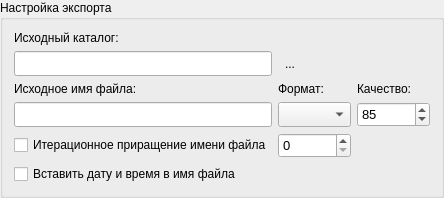
         <widget class="QGroupBox" name="gbSettingsExport">
          <property name="sizePolicy">
           <sizepolicy hsizetype="Minimum" vsizetype="Fixed">
            <horstretch>0</horstretch>
            <verstretch>0</verstretch>
           </sizepolicy>
          </property>
          <property name="minimumSize">
           <size>
            <width>411</width>
            <height>166</height>
           </size>
          </property>
          <property name="palette">
           <palette>
            <active>
             <colorrole role="WindowText">
              <brush brushstyle="SolidPattern">
               <color alpha="255">
                <red>170</red>
                <green>0</green>
                <blue>0</blue>
               </color>
              </brush>
             </colorrole>
             <colorrole role="ButtonText">
              <brush brushstyle="SolidPattern">
               <color alpha="255">
                <red>170</red>
                <green>0</green>
                <blue>0</blue>
               </color>
              </brush>
             </colorrole>
            </active>
            <inactive>
             <colorrole role="WindowText">
              <brush brushstyle="SolidPattern">
               <color alpha="255">
                <red>0</red>
                <green>0</green>
                <blue>0</blue>
               </color>
              </brush>
             </colorrole>
             <colorrole role="ButtonText">
              <brush brushstyle="SolidPattern">
               <color alpha="255">
                <red>0</red>
                <green>0</green>
                <blue>0</blue>
               </color>
              </brush>
             </colorrole>
            </inactive>
            <disabled>
             <colorrole role="WindowText">
              <brush brushstyle="SolidPattern">
               <color alpha="255">
                <red>127</red>
                <green>127</green>
                <blue>127</blue>
               </color>
              </brush>
             </colorrole>
             <colorrole role="ButtonText">
              <brush brushstyle="SolidPattern">
               <color alpha="255">
                <red>127</red>
                <green>127</green>
                <blue>127</blue>
               </color>
              </brush>
             </colorrole>
            </disabled>
           </palette>
          </property>
          <property name="title">
           <string>Настройка экспорта</string>
          </property>
          <property name="alignment">
           <set>Qt::AlignLeading|Qt::AlignLeft|Qt::AlignTop</set>
          </property>
          <property name="flat">
           <bool>true</bool>
          </property>
          <property name="checkable">
           <bool>false</bool>
          </property>
          <property name="checked">
           <bool>false</bool>
          </property>
          <layout class="QGridLayout" name="gridLayout_2">
           <item row="0" column="0">
            <widget class="QLabel" name="lDirectory">
             <property name="sizePolicy">
              <sizepolicy hsizetype="Fixed" vsizetype="Fixed">
               <horstretch>0</horstretch>
               <verstretch>0</verstretch>
              </sizepolicy>
             </property>
             <property name="text">
              <string>Исходный каталог:</string>
             </property>
             <property name="buddy">
              <cstring>leDirectory</cstring>
             </property>
            </widget>
           </item>
           <item row="1" column="0">
            <widget class="QLineEdit" name="leDirectory">
             <property name="minimumSize">
              <size>
               <width>0</width>
               <height>25</height>
              </size>
             </property>
             <property name="palette">
              <palette>
               <active>
                <colorrole role="Text">
                 <brush brushstyle="SolidPattern">
                  <color alpha="255">
                   <red>20</red>
                   <green>20</green>
                   <blue>20</blue>
                  </color>
                 </brush>
                </colorrole>
               </active>
               <inactive>
                <colorrole role="Text">
                 <brush brushstyle="SolidPattern">
                  <color alpha="255">
                   <red>0</red>
                   <green>0</green>
                   <blue>0</blue>
                  </color>
                 </brush>
                </colorrole>
               </inactive>
               <disabled>
                <colorrole role="Text">
                 <brush brushstyle="SolidPattern">
                  <color alpha="255">
                   <red>127</red>
                   <green>127</green>
                   <blue>127</blue>
                  </color>
                 </brush>
                </colorrole>
               </disabled>
              </palette>
             </property>
             <property name="font">
              <font>
               <pointsize>9</pointsize>
               <weight>50</weight>
               <bold>false</bold>
              </font>
             </property>
             <property name="frame">
              <bool>true</bool>
             </property>
            </widget>
           </item>
           <item row="1" column="1">
            <widget class="QToolButton" name="ButtonSetDirectory">
             <property name="sizePolicy">
              <sizepolicy hsizetype="Fixed" vsizetype="Fixed">
               <horstretch>0</horstretch>
               <verstretch>0</verstretch>
              </sizepolicy>
             </property>
             <property name="minimumSize">
              <size>
               <width>0</width>
               <height>25</height>
              </size>
             </property>
             <property name="toolTip">
              <string>Обзор</string>
             </property>
             <property name="text">
              <string>...</string>
             </property>
             <property name="toolButtonStyle">
              <enum>Qt::ToolButtonIconOnly</enum>
             </property>
             <property name="autoRaise">
              <bool>true</bool>
             </property>
            </widget>
           </item>
           <item row="2" column="0">
            <widget class="QLabel" name="lNameFile">
             <property name="sizePolicy">
              <sizepolicy hsizetype="Fixed" vsizetype="Fixed">
               <horstretch>0</horstretch>
               <verstretch>0</verstretch>
              </sizepolicy>
             </property>
             <property name="text">
              <string>Исходное имя файла:</string>
             </property>
             <property name="buddy">
              <cstring>leNameFile</cstring>
             </property>
            </widget>
           </item>
           <item row="2" column="1">
            <widget class="QLabel" name="lFormatFile">
             <property name="text">
              <string>Формат:</string>
             </property>
             <property name="buddy">
              <cstring>cbFormatFile</cstring>
             </property>
            </widget>
           </item>
           <item row="2" column="2">
            <widget class="QLabel" name="lQuality">
             <property name="text">
              <string>Качество:</string>
             </property>
             <property name="buddy">
              <cstring>cbFormatFile</cstring>
             </property>
            </widget>
           </item>
           <item row="3" column="0">
            <widget class="QLineEdit" name="leNameFile">
             <property name="minimumSize">
              <size>
               <width>0</width>
               <height>25</height>
              </size>
             </property>
             <property name="palette">
              <palette>
               <active>
                <colorrole role="Text">
                 <brush brushstyle="SolidPattern">
                  <color alpha="255">
                   <red>20</red>
                   <green>20</green>
                   <blue>20</blue>
                  </color>
                 </brush>
                </colorrole>
               </active>
               <inactive>
                <colorrole role="Text">
                 <brush brushstyle="SolidPattern">
                  <color alpha="255">
                   <red>0</red>
                   <green>0</green>
                   <blue>0</blue>
                  </color>
                 </brush>
                </colorrole>
               </inactive>
               <disabled>
                <colorrole role="Text">
                 <brush brushstyle="SolidPattern">
                  <color alpha="255">
                   <red>127</red>
                   <green>127</green>
                   <blue>127</blue>
                  </color>
                 </brush>
                </colorrole>
               </disabled>
              </palette>
             </property>
             <property name="font">
              <font>
               <pointsize>10</pointsize>
              </font>
             </property>
            </widget>
           </item>
           <item row="3" column="1">
            <widget class="QComboBox" name="cbFormatFile">
             <property name="sizePolicy">
              <sizepolicy hsizetype="MinimumExpanding" vsizetype="Fixed">
               <horstretch>0</horstretch>
               <verstretch>0</verstretch>
              </sizepolicy>
             </property>
             <property name="minimumSize">
              <size>
               <width>73</width>
               <height>25</height>
              </size>
             </property>
             <property name="maximumSize">
              <size>
               <width>73</width>
               <height>25</height>
              </size>
             </property>
             <property name="palette">
              <palette>
               <active>
                <colorrole role="Text">
                 <brush brushstyle="SolidPattern">
                  <color alpha="255">
                   <red>20</red>
                   <green>20</green>
                   <blue>20</blue>
                  </color>
                 </brush>
                </colorrole>
               </active>
               <inactive>
                <colorrole role="Text">
                 <brush brushstyle="SolidPattern">
                  <color alpha="255">
                   <red>0</red>
                   <green>0</green>
                   <blue>0</blue>
                  </color>
                 </brush>
                </colorrole>
               </inactive>
               <disabled>
                <colorrole role="Text">
                 <brush brushstyle="SolidPattern">
                  <color alpha="255">
                   <red>127</red>
                   <green>127</green>
                   <blue>127</blue>
                  </color>
                 </brush>
                </colorrole>
               </disabled>
              </palette>
             </property>
             <property name="font">
              <font>
               <pointsize>10</pointsize>
              </font>
             </property>
            </widget>
           </item>
           <item row="3" column="2">
            <widget class="QSpinBox" name="sbQuality">
             <property name="sizePolicy">
              <sizepolicy hsizetype="Minimum" vsizetype="Fixed">
               <horstretch>0</horstretch>
               <verstretch>0</verstretch>
              </sizepolicy>
             </property>
             <property name="minimumSize">
              <size>
               <width>73</width>
               <height>25</height>
              </size>
             </property>
             <property name="maximumSize">
              <size>
               <width>73</width>
               <height>25</height>
              </size>
             </property>
             <property name="palette">
              <palette>
               <active>
                <colorrole role="Text">
                 <brush brushstyle="SolidPattern">
                  <color alpha="255">
                   <red>20</red>
                   <green>20</green>
                   <blue>20</blue>
                  </color>
                 </brush>
                </colorrole>
               </active>
               <inactive>
                <colorrole role="Text">
                 <brush brushstyle="SolidPattern">
                  <color alpha="255">
                   <red>0</red>
                   <green>0</green>
                   <blue>0</blue>
                  </color>
                 </brush>
                </colorrole>
               </inactive>
               <disabled>
                <colorrole role="Text">
                 <brush brushstyle="SolidPattern">
                  <color alpha="255">
                   <red>127</red>
                   <green>127</green>
                   <blue>127</blue>
                  </color>
                 </brush>
                </colorrole>
               </disabled>
              </palette>
             </property>
             <property name="font">
              <font>
               <pointsize>10</pointsize>
              </font>
             </property>
             <property name="toolTip">
              <string/>
             </property>
             <property name="maximum">
              <number>100</number>
             </property>
             <property name="value">
              <number>85</number>
             </property>
            </widget>
           </item>
           <item row="4" column="0">
            <widget class="QCheckBox" name="cbIterationCalculusFileName">
             <property name="sizePolicy">
              <sizepolicy hsizetype="Maximum" vsizetype="Fixed">
               <horstretch>0</horstretch>
               <verstretch>0</verstretch>
              </sizepolicy>
             </property>
             <property name="layoutDirection">
              <enum>Qt::LeftToRight</enum>
             </property>
             <property name="text">
              <string>Итерационное приращение имени файла</string>
             </property>
             <property name="checkable">
              <bool>true</bool>
             </property>
             <property name="checked">
              <bool>false</bool>
             </property>
             <property name="autoRepeat">
              <bool>false</bool>
             </property>
             <property name="autoExclusive">
              <bool>false</bool>
             </property>
             <property name="tristate">
              <bool>false</bool>
             </property>
            </widget>
           </item>
           <item row="4" column="1">
            <widget class="QSpinBox" name="sbIterationCalculusFileName">
             <property name="sizePolicy">
              <sizepolicy hsizetype="Minimum" vsizetype="Fixed">
               <horstretch>0</horstretch>
               <verstretch>0</verstretch>
              </sizepolicy>
             </property>
             <property name="minimumSize">
              <size>
               <width>73</width>
               <height>25</height>
              </size>
             </property>
             <property name="maximumSize">
              <size>
               <width>73</width>
               <height>25</height>
              </size>
             </property>
             <property name="palette">
              <palette>
               <active>
                <colorrole role="Text">
                 <brush brushstyle="SolidPattern">
                  <color alpha="255">
                   <red>20</red>
                   <green>20</green>
                   <blue>20</blue>
                  </color>
                 </brush>
                </colorrole>
               </active>
               <inactive>
                <colorrole role="Text">
                 <brush brushstyle="SolidPattern">
                  <color alpha="255">
                   <red>0</red>
                   <green>0</green>
                   <blue>0</blue>
                  </color>
                 </brush>
                </colorrole>
               </inactive>
               <disabled>
                <colorrole role="Text">
                 <brush brushstyle="SolidPattern">
                  <color alpha="255">
                   <red>127</red>
                   <green>127</green>
                   <blue>127</blue>
                  </color>
                 </brush>
                </colorrole>
               </disabled>
              </palette>
             </property>
             <property name="font">
              <font>
               <pointsize>10</pointsize>
              </font>
             </property>
             <property name="toolTip">
              <string/>
             </property>
             <property name="maximum">
              <number>10000</number>
             </property>
            </widget>
           </item>
           <item row="5" column="0">
            <widget class="QCheckBox" name="cbDataTimeForNameFile">
             <property name="sizePolicy">
              <sizepolicy hsizetype="Maximum" vsizetype="Fixed">
               <horstretch>0</horstretch>
               <verstretch>0</verstretch>
              </sizepolicy>
             </property>
             <property name="layoutDirection">
              <enum>Qt::LeftToRight</enum>
             </property>
             <property name="text">
              <string>Вставить дату и время в имя файла</string>
             </property>
             <property name="checkable">
              <bool>true</bool>
             </property>
             <property name="checked">
              <bool>false</bool>
             </property>
             <property name="autoRepeat">
              <bool>false</bool>
             </property>
             <property name="autoExclusive">
              <bool>false</bool>
             </property>
             <property name="tristate">
              <bool>false</bool>
             </property>
            </widget>
           </item>
          </layout>
         </widget>
